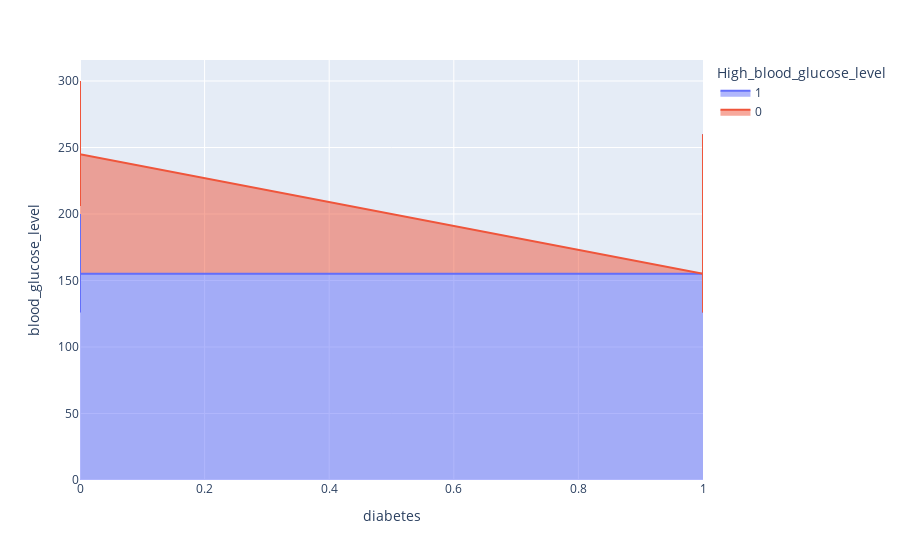

Notebook cell for this chart:
### Code cell
#Plotly - Area plot
fig = px.area(df,x='diabetes', y='blood_glucose_level', color='High_blood_glucose_level')
fig.show()

### Figure 1 — Plotly figure (JSON) as saved in the notebook; plotly's stock layout.template omitted (floating-point values rounded to 4 significant figures; data arrays with more than 128 entries replaced by an {"elided": "..."} marker saying what was removed)
{"data": [{"fillpattern": {"shape": ""}, "hovertemplate": "High_blood_glucose_level=1<br>diabetes=%{x}<br>blood_glucose_level=%{y}<extra></extra>", "legendgroup": "1", "line": {"color": "#636efa"}, "marker": {"symbol": "circle"}, "mode": "lines", "name": "1", "orientation": "v", "showlegend": true, "stackgroup": "1", "type": "scatter", "x": {"elided": "7023 int values"}, "xaxis": "x", "y": {"elided": "7023 int values"}, "yaxis": "y"}, {"fillpattern": {"shape": ""}, "hovertemplate": "High_blood_glucose_level=0<br>diabetes=%{x}<br>blood_glucose_level=%{y}<extra></extra>", "legendgroup": "0", "line": {"color": "#EF553B"}, "marker": {"symbol": "circle"}, "mode": "lines", "name": "0", "orientation": "v", "showlegend": true, "stackgroup": "1", "type": "scatter", "x": {"elided": "2788 int values"}, "xaxis": "x", "y": {"elided": "2788 int values"}, "yaxis": "y"}], "layout": {"legend": {"title": {"text": "High_blood_glucose_level"}, "tracegroupgap": 0}, "margin": {"t": 60}, "xaxis": {"anchor": "y", "domain": [0, 1], "title": {"text": "diabetes"}}, "yaxis": {"anchor": "x", "domain": [0, 1], "title": {"text": "blood_glucose_level"}}}}
